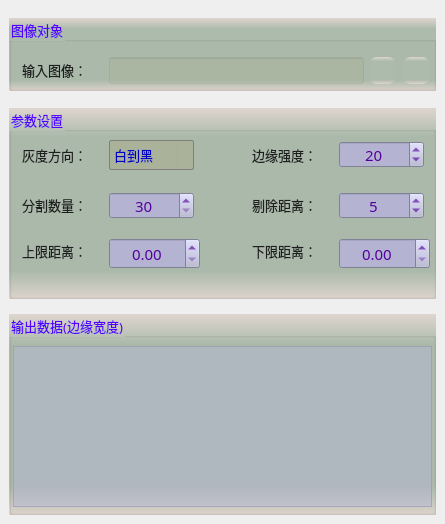
     <widget class="QWidget" name="tab">
      <attribute name="title">
       <string>基本设置</string>
      </attribute>
      <widget class="QGroupBox" name="groupCamera">
       <property name="geometry">
        <rect>
         <x>9</x>
         <y>18</y>
         <width>427</width>
         <height>73</height>
        </rect>
       </property>
       <property name="font">
        <font>
         <family>微软雅黑</family>
         <pointsize>10</pointsize>
        </font>
       </property>
       <property name="styleSheet">
        <string notr="true">background-color: qlineargradient(x1:0, y1:0, x2:0, y2:1, stop:0 #dfd5cf, stop: 0.15 #acbbac, stop: 0.85 #acbbac,stop:1 #dfd5cf);
color: rgb(85, 0, 255);</string>
       </property>
       <property name="title">
        <string>图像对象</string>
       </property>
       <widget class="QLabel" name="label_4">
        <property name="geometry">
         <rect>
          <x>13</x>
          <y>42</y>
          <width>79</width>
          <height>19</height>
         </rect>
        </property>
        <property name="font">
         <font>
          <family>微软雅黑</family>
          <pointsize>10</pointsize>
         </font>
        </property>
        <property name="styleSheet">
         <string notr="true">color: rgb(30, 30, 30);
background: transparent;</string>
        </property>
        <property name="text">
         <string>输入图像：</string>
        </property>
       </widget>
       <widget class="QLineEdit" name="txtLinkImage">
        <property name="geometry">
         <rect>
          <x>100</x>
          <y>39</y>
          <width>255</width>
          <height>27</height>
         </rect>
        </property>
        <property name="font">
         <font>
          <family>微软雅黑</family>
          <pointsize>10</pointsize>
         </font>
        </property>
        <property name="styleSheet">
         <string notr="true">color: rgb(0, 0, 200);
background-color: rgba(170, 170, 127,50);</string>
        </property>
        <property name="alignment">
         <set>Qt::AlignCenter</set>
        </property>
        <property name="readOnly">
         <bool>true</bool>
        </property>
       </widget>
       <widget class="QPushButton" name="btnLinkImage">
        <property name="geometry">
         <rect>
          <x>360</x>
          <y>39</y>
          <width>27</width>
          <height>27</height>
         </rect>
        </property>
        <property name="toolTip">
         <string>链接图像</string>
        </property>
        <property name="styleSheet">
         <string notr="true">QWidget{ border:none;border-radius: 8px;padding: 2px 4px;}
QPushButton:hover{ background-color: rgba(85, 150, 127, 100);}
QPushButton:pressed{background-color: rgba(85, 180, 127, 160);}</string>
        </property>
        <property name="text">
         <string/>
        </property>
        <property name="icon">
         <iconset resource="sub_res.qrc">
          <normaloff>:/resource/link.png</normaloff>:/resource/link.png</iconset>
        </property>
        <property name="iconSize">
         <size>
          <width>27</width>
          <height>27</height>
         </size>
        </property>
       </widget>
       <widget class="QPushButton" name="btnDelLinkImage">
        <property name="geometry">
         <rect>
          <x>394</x>
          <y>39</y>
          <width>27</width>
          <height>27</height>
         </rect>
        </property>
        <property name="toolTip">
         <string>删除图像链接</string>
        </property>
        <property name="styleSheet">
         <string notr="true">QWidget{ border:none;border-radius: 8px;padding: 2px 4px;}
QPushButton:hover{ background-color: rgba(226, 142, 162, 100);}
QPushButton:pressed{background-color: rgba(226, 172, 162, 200);}</string>
        </property>
        <property name="text">
         <string/>
        </property>
        <property name="icon">
         <iconset resource="sub_res.qrc">
          <normaloff>:/resource/del_link.png</normaloff>:/resource/del_link.png</iconset>
        </property>
        <property name="iconSize">
         <size>
          <width>27</width>
          <height>27</height>
         </size>
        </property>
       </widget>
      </widget>
      <widget class="QGroupBox" name="groupC2">
       <property name="geometry">
        <rect>
         <x>9</x>
         <y>108</y>
         <width>427</width>
         <height>191</height>
        </rect>
       </property>
       <property name="font">
        <font>
         <family>微软雅黑</family>
         <pointsize>10</pointsize>
        </font>
       </property>
       <property name="styleSheet">
        <string notr="true">background-color: qlineargradient(x1:0, y1:0, x2:0, y2:1, stop:0 #dfd5cf, stop: 0.15 #acbbac, stop: 0.85 #acbbac,stop:1 #dfd5cf);
color: rgb(85, 0, 255);</string>
       </property>
       <property name="title">
        <string>参数设置</string>
       </property>
       <widget class="QComboBox" name="comboGrayDirection">
        <property name="geometry">
         <rect>
          <x>100</x>
          <y>32</y>
          <width>85</width>
          <height>30</height>
         </rect>
        </property>
        <property name="font">
         <font>
          <family>微软雅黑</family>
          <pointsize>10</pointsize>
         </font>
        </property>
        <property name="styleSheet">
         <string notr="true">QComboBox {
    border: 1px solid gray;
    border-radius: 2px;    
    color: rgb(0, 0, 200);
	background-color: rgba(170, 170, 127,100);
}
QComboBox::drop-down {
    subcontrol-origin: padding;
    subcontrol-position: top right;
    width: 15px; 
    border-left-width: 1px;
    border-left-color: darkgray;
    border-left-style: solid;
    border-top-right-radius: 3px;
    border-bottom-right-radius: 3px;
}

QComboBox::down-arrow {
    image: url(:/resource/down.png);
} 
QComboBox::down-arrow:on {
    top: 1px;
    left: 1px;
}</string>
        </property>
        <item>
         <property name="text">
          <string>白到黑</string>
         </property>
        </item>
        <item>
         <property name="text">
          <string>黑到白</string>
         </property>
        </item>
       </widget>
       <widget class="QLabel" name="label_10">
        <property name="geometry">
         <rect>
          <x>13</x>
          <y>37</y>
          <width>81</width>
          <height>19</height>
         </rect>
        </property>
        <property name="sizePolicy">
         <sizepolicy hsizetype="Preferred" vsizetype="Fixed">
          <horstretch>0</horstretch>
          <verstretch>0</verstretch>
         </sizepolicy>
        </property>
        <property name="font">
         <font>
          <family>微软雅黑</family>
          <pointsize>10</pointsize>
         </font>
        </property>
        <property name="styleSheet">
         <string notr="true">color: rgb(30, 30, 30);
background: transparent;</string>
        </property>
        <property name="text">
         <string>灰度方向：</string>
        </property>
       </widget>
       <widget class="QLabel" name="label_14">
        <property name="geometry">
         <rect>
          <x>243</x>
          <y>37</y>
          <width>81</width>
          <height>19</height>
         </rect>
        </property>
        <property name="font">
         <font>
          <family>微软雅黑</family>
          <pointsize>10</pointsize>
          <weight>50</weight>
          <bold>false</bold>
         </font>
        </property>
        <property name="styleSheet">
         <string notr="true">color: rgb(30, 30, 30);
background: transparent;</string>
        </property>
        <property name="text">
         <string>边缘强度：</string>
        </property>
       </widget>
       <widget class="QSpinBox" name="spinThreshold">
        <property name="geometry">
         <rect>
          <x>330</x>
          <y>33</y>
          <width>85</width>
          <height>27</height>
         </rect>
        </property>
        <property name="font">
         <font>
          <family>微软雅黑</family>
          <pointsize>11</pointsize>
         </font>
        </property>
        <property name="styleSheet">
         <string notr="true">QWidget{color: rgb(85, 0, 155);background-color: rgb(180, 180, 210);}
QSpinBox::up-button{
    border:transparent;
}
QSpinBox::down-button{
    border:transparent;
}
QSpinBox::up-arrow{
    image:url(:/resource/up.png);
}
QSpinBox::down-arrow{
    image:url(:/resource/down.png);
}</string>
        </property>
        <property name="alignment">
         <set>Qt::AlignCenter</set>
        </property>
        <property name="minimum">
         <number>0</number>
        </property>
        <property name="maximum">
         <number>255</number>
        </property>
        <property name="value">
         <number>20</number>
        </property>
       </widget>
       <widget class="QLabel" name="label_18">
        <property name="geometry">
         <rect>
          <x>13</x>
          <y>87</y>
          <width>81</width>
          <height>19</height>
         </rect>
        </property>
        <property name="font">
         <font>
          <family>微软雅黑</family>
          <pointsize>10</pointsize>
          <weight>50</weight>
          <bold>false</bold>
         </font>
        </property>
        <property name="styleSheet">
         <string notr="true">color: rgb(30, 30, 30);
background: transparent;</string>
        </property>
        <property name="text">
         <string>分割数量：</string>
        </property>
       </widget>
       <widget class="QSpinBox" name="spinSegment">
        <property name="geometry">
         <rect>
          <x>100</x>
          <y>84</y>
          <width>85</width>
          <height>27</height>
         </rect>
        </property>
        <property name="font">
         <font>
          <family>微软雅黑</family>
          <pointsize>11</pointsize>
         </font>
        </property>
        <property name="styleSheet">
         <string notr="true">QWidget{color: rgb(85, 0, 155);background-color: rgb(180, 180, 210);}
QSpinBox::up-button{
    border:transparent;
}
QSpinBox::down-button{
    border:transparent;
}
QSpinBox::up-arrow{
    image:url(:/resource/up.png);
}
QSpinBox::down-arrow{
    image:url(:/resource/down.png);
}</string>
        </property>
        <property name="alignment">
         <set>Qt::AlignCenter</set>
        </property>
        <property name="minimum">
         <number>30</number>
        </property>
        <property name="maximum">
         <number>360</number>
        </property>
        <property name="value">
         <number>30</number>
        </property>
       </widget>
       <widget class="QLabel" name="label_19">
        <property name="geometry">
         <rect>
          <x>243</x>
          <y>87</y>
          <width>81</width>
          <height>19</height>
         </rect>
        </property>
        <property name="font">
         <font>
          <family>微软雅黑</family>
          <pointsize>10</pointsize>
          <weight>50</weight>
          <bold>false</bold>
         </font>
        </property>
        <property name="styleSheet">
         <string notr="true">color: rgb(30, 30, 30);
background: transparent;</string>
        </property>
        <property name="text">
         <string>剔除距离：</string>
        </property>
       </widget>
       <widget class="QSpinBox" name="spinCullDistance">
        <property name="geometry">
         <rect>
          <x>330</x>
          <y>84</y>
          <width>85</width>
          <height>27</height>
         </rect>
        </property>
        <property name="font">
         <font>
          <family>微软雅黑</family>
          <pointsize>11</pointsize>
         </font>
        </property>
        <property name="styleSheet">
         <string notr="true">QWidget{color: rgb(85, 0, 155);background-color: rgb(180, 180, 210);}
QSpinBox::up-button{
    border:transparent;
}
QSpinBox::down-button{
    border:transparent;
}
QSpinBox::up-arrow{
    image:url(:/resource/up.png);
}
QSpinBox::down-arrow{
    image:url(:/resource/down.png);
}</string>
        </property>
        <property name="alignment">
         <set>Qt::AlignCenter</set>
        </property>
        <property name="minimum">
         <number>1</number>
        </property>
        <property name="maximum">
         <number>100</number>
        </property>
        <property name="value">
         <number>5</number>
        </property>
       </widget>
       <widget class="QLabel" name="label_22">
        <property name="geometry">
         <rect>
          <x>13</x>
          <y>133</y>
          <width>81</width>
          <height>19</height>
         </rect>
        </property>
        <property name="font">
         <font>
          <family>微软雅黑</family>
          <pointsize>10</pointsize>
          <weight>50</weight>
          <bold>false</bold>
         </font>
        </property>
        <property name="styleSheet">
         <string notr="true">color: rgb(30, 30, 30);
background: transparent;</string>
        </property>
        <property name="text">
         <string>上限距离：</string>
        </property>
       </widget>
       <widget class="QLabel" name="label_23">
        <property name="geometry">
         <rect>
          <x>243</x>
          <y>133</y>
          <width>81</width>
          <height>19</height>
         </rect>
        </property>
        <property name="font">
         <font>
          <family>微软雅黑</family>
          <pointsize>10</pointsize>
          <weight>50</weight>
          <bold>false</bold>
         </font>
        </property>
        <property name="styleSheet">
         <string notr="true">color: rgb(30, 30, 30);
background: transparent;</string>
        </property>
        <property name="text">
         <string>下限距离：</string>
        </property>
       </widget>
       <widget class="QDoubleSpinBox" name="spinUpDistance">
        <property name="geometry">
         <rect>
          <x>100</x>
          <y>130</y>
          <width>91</width>
          <height>31</height>
         </rect>
        </property>
        <property name="font">
         <font>
          <family>微软雅黑</family>
          <pointsize>11</pointsize>
         </font>
        </property>
        <property name="styleSheet">
         <string notr="true">QWidget{color: rgb(85, 0, 155);background-color: rgb(180, 180, 210);}
QDoubleSpinBox::up-button{
    border:transparent;
}
QDoubleSpinBox::down-button{
    border:transparent;
}
QDoubleSpinBox::up-arrow{
    image:url(:/resource/up.png);
}
QDoubleSpinBox::down-arrow{
    image:url(:/resource/down.png);
}</string>
        </property>
        <property name="alignment">
         <set>Qt::AlignCenter</set>
        </property>
        <property name="maximum">
         <double>9999999.990000000223517</double>
        </property>
       </widget>
       <widget class="QDoubleSpinBox" name="spinLowDistance">
        <property name="geometry">
         <rect>
          <x>330</x>
          <y>130</y>
          <width>91</width>
          <height>31</height>
         </rect>
        </property>
        <property name="font">
         <font>
          <family>微软雅黑</family>
          <pointsize>11</pointsize>
         </font>
        </property>
        <property name="styleSheet">
         <string notr="true">QWidget{color: rgb(85, 0, 155);background-color: rgb(180, 180, 210);}
QDoubleSpinBox::up-button{
    border:transparent;
}
QDoubleSpinBox::down-button{
    border:transparent;
}
QDoubleSpinBox::up-arrow{
    image:url(:/resource/up.png);
}
QDoubleSpinBox::down-arrow{
    image:url(:/resource/down.png);
}</string>
        </property>
        <property name="alignment">
         <set>Qt::AlignCenter</set>
        </property>
        <property name="maximum">
         <double>9999999.990000000223517</double>
        </property>
       </widget>
      </widget>
      <widget class="QGroupBox" name="groupC3">
       <property name="geometry">
        <rect>
         <x>9</x>
         <y>314</y>
         <width>427</width>
         <height>201</height>
        </rect>
       </property>
       <property name="font">
        <font>
         <family>微软雅黑</family>
         <pointsize>10</pointsize>
        </font>
       </property>
       <property name="styleSheet">
        <string notr="true">background-color: qlineargradient(x1:0, y1:0, x2:0, y2:1, stop:0 #dfd5cf, stop: 0.15 #acbbac, stop: 0.85 #acbbac,stop:1 #dfd5cf);
color: rgb(85, 0, 255);</string>
       </property>
       <property name="title">
        <string>输出数据(边缘宽度)</string>
       </property>
       <widget class="QTextEdit" name="txtMsg">
        <property name="geometry">
         <rect>
          <x>4</x>
          <y>32</y>
          <width>419</width>
          <height>161</height>
         </rect>
        </property>
        <property name="font">
         <font>
          <family>微软雅黑</family>
         </font>
        </property>
        <property name="styleSheet">
         <string notr="true">QTextEdit         
{
    background-color: rgba(180, 180, 215,120);    
    gridline-color: rgba(220, 220, 255,255);
    color: rgba(20, 20, 20,200);
}
QScrollBar:vertical{ 
		background:#FFFFF2;
		padding-top:20px;
		padding-bottom:20px;
		padding-left:2px;
		padding-right:2px;
		border-left:1px solid #d7d7d7;}
QScrollBar::handle:vertical{
		background:#dbdbdb;
		border-radius:6px;
		min-height:20px;}
QScrollBar::handle:vertical:hover{
		background:#d0d0d0;}
QScrollBar::add-line:vertical{
		background:url(:/resource/down.png) center no-repeat;}
QScrollBar::sub-line:vertical{
		background:url(:/resource/up.png) center no-repeat;}
QScrollBar:horizontal{ 
		background:#FFFFF2;
		padding-top:20px;
		padding-bottom:20px;
		padding-left:2px;
		padding-right:2px;
		border-left:1px solid #d7d7d7;}
QScrollBar::handle:horizontal{
		background:#dbdbdb;
		border-radius:6px;
		min-height:20px;}
QScrollBar::handle:horizontal:hover{
		background:#d0d0d0;}
QScrollBar::add-line:horizontal{
		background:url(:/resource/right.png) center no-repeat;}
QScrollBar::sub-line:horizontal{
		background:url(:/resource/left.png) center no-repeat;}</string>
        </property>
        <property name="readOnly">
         <bool>true</bool>
        </property>
       </widget>
      </widget>
     </widget>
